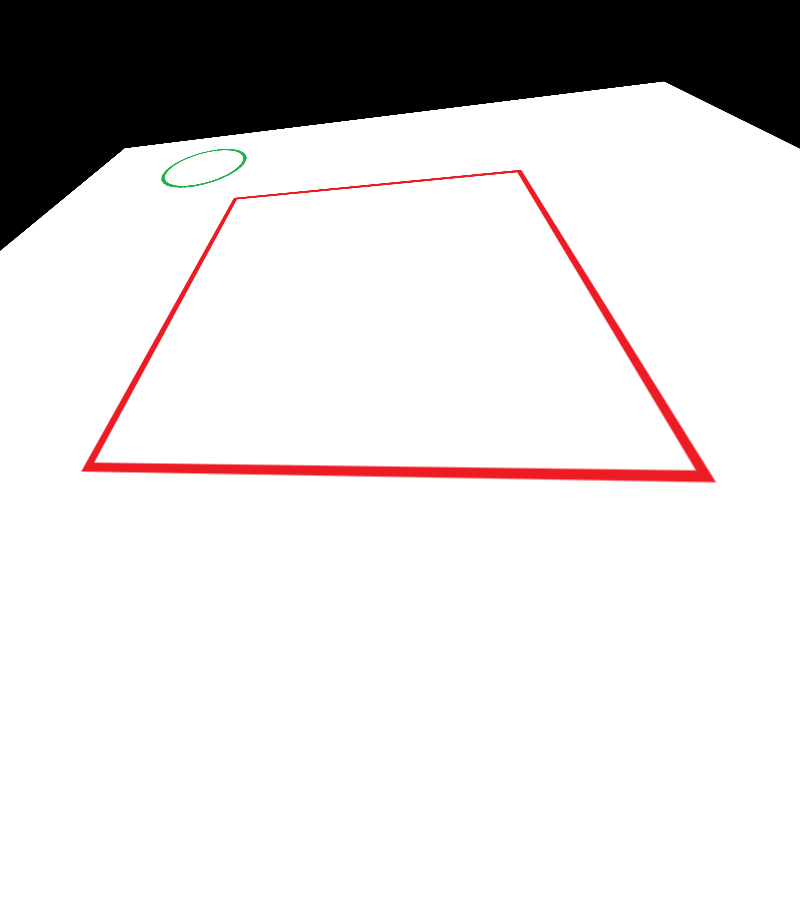
#> input picture warp.png, 800 x 900 px
$ python Chapter_18.py
#> lines starting #> are read from the running program, lines starting #| are printed output that depends on the picture
# How to change the perspective image

import cv2 as cv
import numpy as np

img= cv.imread('warp.png')
#> img is the input picture: shape (900, 800, 3); mean B, G, R 215.1, 215.1, 218.3
print(img.shape)
#| (900, 800, 3)

# defining points
point1= np.float32([[233, 196], [82, 471], [522,169], [715, 482]])

width=800
height=900
width, height=800,900

point2=np.float32([[0,0], [800,0], [0, height], [width, height]])

matrix=cv.getPerspectiveTransform(point1, point2)
out_img=cv.warpPerspective(img, matrix, (width, height))
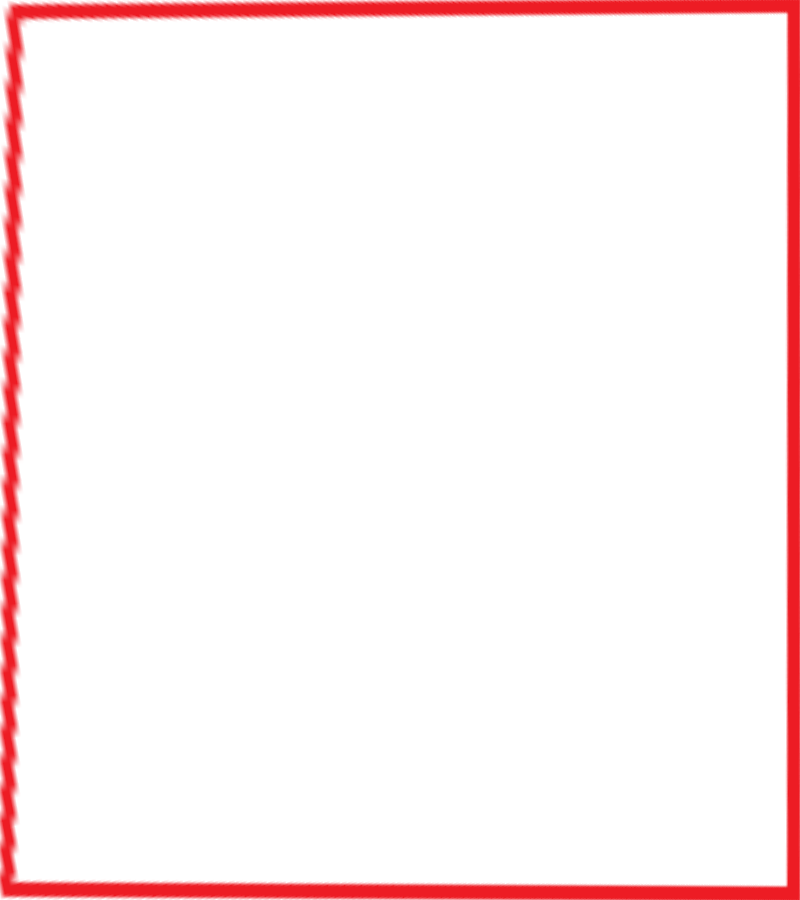
#> out_img: shape (900, 800, 3); mean B, G, R 241.5, 241, 253.9

# out_img=cv.resize

cv.imshow('Original', img)
cv.imshow('transformed', out_img)
cv.imwrite('warp_perspective.png', out_img)
cv.waitKey(0)
cv.destroyAllWindows()
